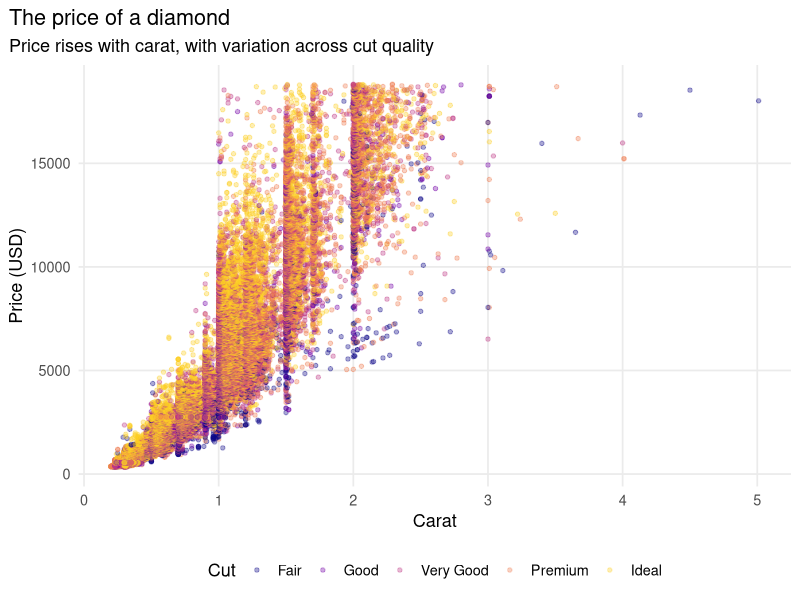

Source code (R):
library(tidyverse)

result <- sum(1:10)
print(result)

diamonds_plot <- ggplot(diamonds, aes(x = carat, y = price, color = cut)) +
  geom_point(alpha = 0.35, size = 1.2) +
  scale_color_viridis_d(option = "C", end = 0.9) +
  labs(
    title = "The price of a diamond",
    subtitle = "Price rises with carat, with variation across cut quality",
    x = "Carat",
    y = "Price (USD)",
    color = "Cut"
  ) +
  theme_minimal(base_size = 13) +
  theme(
    plot.title.position = "plot",
    legend.position = "bottom",
    panel.grid.minor = element_blank()
  )

ggsave("diamonds-1.png", plot = diamonds_plot, width = 9, height = 6, dpi = 300)
